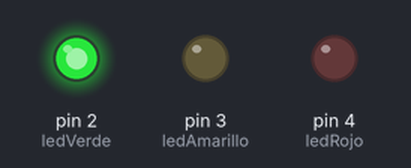
Recording of a sketch running on a simulated Arduino Uno, built with avr-gcc and run on an emulated ATmega328P. Parts: output pins drawn as LEDs (lit = HIGH). What the sketch prints to the serial monitor is not drawn.

Above: at 2.6 s.
At 6.1 s:
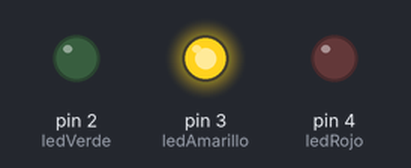
At 9.6 s:
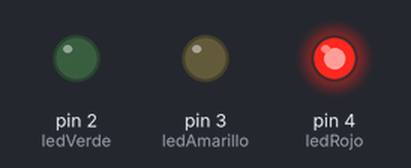
Timing chart, 0 to 15.7 s (numbered marks = the images above):
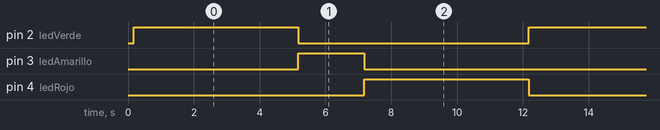

The sketch:

semaforo_vial.ino
```cpp
/*
 * ============================================
 * EJERCICIO EN CLASE - PUNTO 3
 * Semáforo Vial con Tiempos
 * ============================================
 * Plataforma : Arduino UNO
 * Simulador  : Tinkercad
 * Fecha      : 29/03/2026
 *
 * Conexiones:
 *   - LED Verde   → Pin D2
 *   - LED Amarillo → Pin D3
 *   - LED Rojo    → Pin D4
 *   (Cada LED con resistencia de 150Ω a GND)
 *
 * Secuencia: Verde (5s) → Amarillo (2s) → Rojo (5s)
 * ============================================
 */

// Pines de los LEDs
const int ledVerde    = 2;
const int ledAmarillo = 3;
const int ledRojo     = 4;

// Tiempos de cada fase (en milisegundos)
const unsigned long tiempoVerde    = 5000; // 5 segundos
const unsigned long tiempoAmarillo = 2000; // 2 segundos
const unsigned long tiempoRojo     = 5000; // 5 segundos

void setup() {
  pinMode(ledVerde, OUTPUT);
  pinMode(ledAmarillo, OUTPUT);
  pinMode(ledRojo, OUTPUT);

  Serial.begin(9600);
  Serial.println("=========================================");
  Serial.println("        SEMAFORO VIAL INICIADO");
  Serial.println("=========================================");
  Serial.println("Verde: 5s | Amarillo: 2s | Rojo: 5s");
  Serial.println("-----------------------------------------");
}

void loop() {
  // ── FASE 1: VERDE ── El tráfico avanza
  Serial.println("🟢 Estado: VERDE  → Avanzar");
  digitalWrite(ledVerde,    HIGH);
  digitalWrite(ledAmarillo, LOW);
  digitalWrite(ledRojo,     LOW);
  delay(tiempoVerde);

  // ── FASE 2: AMARILLO ── Precaución, prepararse para detenerse
  Serial.println("🟡 Estado: AMARILLO → Precaución");
  digitalWrite(ledVerde,    LOW);
  digitalWrite(ledAmarillo, HIGH);
  digitalWrite(ledRojo,     LOW);
  delay(tiempoAmarillo);

  // ── FASE 3: ROJO ── El tráfico se detiene
  Serial.println("🔴 Estado: ROJO   → Detener");
  digitalWrite(ledVerde,    LOW);
  digitalWrite(ledAmarillo, LOW);
  digitalWrite(ledRojo,     HIGH);
  delay(tiempoRojo);

  // La secuencia se repite automáticamente al volver al inicio del loop()
}
```

Measured:
- by itself, pin 2 (ledVerde), pin 4 (ledRojo): alternates HIGH for 5.0 s and LOW for 7.0 s
- by itself, pin 3 (ledAmarillo): alternates HIGH for 2.0 s and LOW for 10.0 s
- by itself, everything shown: repeats every 12.0 s, in 3 steps
